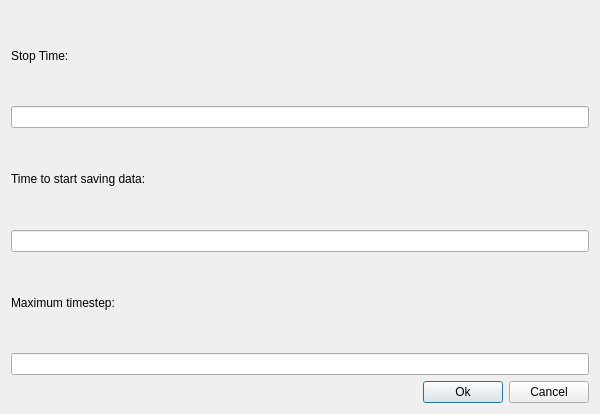
<?xml version="1.0" encoding="UTF-8"?>
<ui version="4.0">
 <class>TranDialog</class>
 <widget class="QDialog" name="TranDialog">
  <property name="geometry">
   <rect>
    <x>0</x>
    <y>0</y>
    <width>600</width>
    <height>414</height>
   </rect>
  </property>
  <property name="windowTitle">
   <string>Dialog</string>
  </property>
  <layout class="QGridLayout" name="gridLayout">
   <item row="0" column="0">
    <layout class="QVBoxLayout" name="verticalLayout">
     <item>
      <widget class="QLabel" name="stopTime">
       <property name="text">
        <string>Stop Time:</string>
       </property>
      </widget>
     </item>
     <item>
      <widget class="QLineEdit" name="inputStop">
       <property name="sizePolicy">
        <sizepolicy hsizetype="Expanding" vsizetype="Maximum">
         <horstretch>0</horstretch>
         <verstretch>0</verstretch>
        </sizepolicy>
       </property>
      </widget>
     </item>
    </layout>
   </item>
   <item row="1" column="0">
    <layout class="QVBoxLayout" name="verticalLayout_2">
     <item>
      <widget class="QLabel" name="startTime">
       <property name="text">
        <string>Time to start saving data:</string>
       </property>
      </widget>
     </item>
     <item>
      <widget class="QLineEdit" name="inputStart">
       <property name="sizePolicy">
        <sizepolicy hsizetype="Expanding" vsizetype="Maximum">
         <horstretch>0</horstretch>
         <verstretch>0</verstretch>
        </sizepolicy>
       </property>
      </widget>
     </item>
    </layout>
   </item>
   <item row="2" column="0">
    <layout class="QVBoxLayout" name="verticalLayout_3">
     <item>
      <widget class="QLabel" name="maxTime">
       <property name="sizePolicy">
        <sizepolicy hsizetype="Minimum" vsizetype="Minimum">
         <horstretch>0</horstretch>
         <verstretch>0</verstretch>
        </sizepolicy>
       </property>
       <property name="text">
        <string>Maximum timestep:</string>
       </property>
      </widget>
     </item>
     <item>
      <widget class="QLineEdit" name="inputStep">
       <property name="sizePolicy">
        <sizepolicy hsizetype="Expanding" vsizetype="Maximum">
         <horstretch>0</horstretch>
         <verstretch>0</verstretch>
        </sizepolicy>
       </property>
      </widget>
     </item>
    </layout>
   </item>
   <item row="3" column="0">
    <layout class="QHBoxLayout" name="horizontalLayout_4">
     <item>
      <spacer name="horizontalSpacer">
       <property name="orientation">
        <enum>Qt::Horizontal</enum>
       </property>
       <property name="sizeType">
        <enum>QSizePolicy::Expanding</enum>
       </property>
       <property name="sizeHint" stdset="0">
        <size>
         <width>239</width>
         <height>20</height>
        </size>
       </property>
      </spacer>
     </item>
     <item>
      <widget class="QPushButton" name="okButton">
       <property name="text">
        <string>Ok</string>
       </property>
      </widget>
     </item>
     <item>
      <widget class="QPushButton" name="cancelButton">
       <property name="text">
        <string>Cancel</string>
       </property>
      </widget>
     </item>
    </layout>
   </item>
  </layout>
 </widget>
 <resources/>
 <connections/>
</ui>
